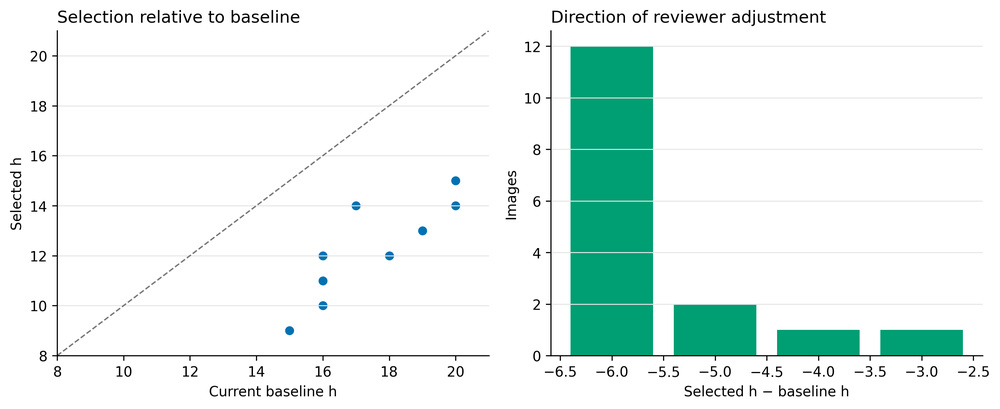
#> input picture validation/nlm_h/first_test_summary.png, 1000 x 409 px, shrunk from 2992 x 1225 before the run; its folder holds only this picture in this run
$ python run_sholl_pipeline.py
#> lines starting #> are read from the running program, lines starting #| are printed output that depends on the picture
### pipeline_config.py
"""Shared, explicitly documented configuration for MicroSholl preprocessing."""

from __future__ import annotations

import math


# Dataset-specific heuristic derived from the July 2026 manual review of six
# accepted Iba1 benchmark regions. This is a starting value for user review,
# not a universally validated optimum.
NLM_BASELINE_SIGMA_FACTOR = 0.7
NLM_MIN_H = 2
NLM_MAX_H = 20
NLM_REVIEW_HALF_WIDTH = 6

# Calibration of the prepared S-BIAD1280 Iba1 example images. Uploaded images
# must still be checked individually by the user.
EXAMPLE_PIXEL_SIZE_UM_PER_PX = 0.454546
UPLOAD_FALLBACK_PIXEL_SIZE_UM_PER_PX = 0.56
DEFAULT_SHOLL_STEP_PX = 4


def nlm_baseline_from_sigma(sigma_estimate: float) -> int:
    """Return the dataset-calibrated NLM starting value for a finite sigma."""
    sigma = float(sigma_estimate)
    if not math.isfinite(sigma) or sigma < 0:
        raise ValueError("Sigma estimate must be finite and non-negative.")
    baseline = int(NLM_BASELINE_SIGMA_FACTOR * sigma)
    return min(max(baseline, NLM_MIN_H), NLM_MAX_H)


def nlm_review_range(baseline_h: int) -> list[int]:
    """Return the inclusive manual-review range around a baseline value."""
    baseline = int(baseline_h)
    minimum = max(1, baseline - NLM_REVIEW_HALF_WIDTH)
    maximum = baseline + NLM_REVIEW_HALF_WIDTH
    return list(range(minimum, maximum + 1))

### run_sholl_pipeline.py
import cv2
import os
import numpy as np
import matplotlib.pyplot as plt
import pandas as pd
from skimage.morphology import skeletonize, remove_small_objects
from skimage.measure import label, regionprops, shannon_entropy
from scipy.spatial import distance
from skimage.filters.rank import entropy
from skimage.morphology import disk
from skimage.restoration import estimate_sigma
import concurrent.futures
from matplotlib.widgets import Slider, Button
# Multi-dimensional morphometric feature extraction
from morphology_features import (
    box_counting_fractal_dimension,
    box_counting_fractal_dimension_with_data,
    box_counting_lacunarity,
    skeleton_to_graph,
    compute_graph_centralities,
    schoenen_ramification_index,
    soma_shape_metrics,
    generate_backtrace_overlay,
    generate_qc_dashboard,
)
from provenance import build_manifest, write_manifest
from pipeline_config import (
    DEFAULT_SHOLL_STEP_PX,
    NLM_BASELINE_SIGMA_FACTOR,
    nlm_baseline_from_sigma,
    nlm_review_range,
)

# Sholl Analysis Pipeline for Neuronal Morphology from Microscopy Images
# This script implements an automated Sholl analysis workflow for quantifying dendritic arborization in neuronal or microglial cells from grayscale microscopy images.
# The pipeline employs advanced image preprocessing techniques to enhance contrast and reduce noise, followed by skeletonization and interactive soma selection.
# Sholl intersections are computed individually for each cell to avoid overlap, ensuring accurate morphological profiling.
# Outputs include CSV files with intersection data, intermediate images, and visualization plots.
# Key innovations: Adaptive CLAHE patching for uneven illumination, multi-stage denoising with user validation, and connected component isolation for multi-cell images.
# References: Sholl (1953) for concentric circle analysis; CLAHE (Pizer et al., 1987); Skeletonization (Lee et al., 1994).

def gaussian_weight_mask(size):
    """
    Generate a Gaussian weight mask for blending overlapping image patches.

    This function creates a 2D Gaussian kernel normalized to [0,1], used for seamless blending in adaptive patching.
    Blending reduces artifacts at patch boundaries, improving overall image quality for downstream skeletonization.

    Parameters:
    - size (int): The size of the square mask (e.g., patch size).

    Returns:
    - np.ndarray: A 2D Gaussian mask of shape (size, size).

    Scientific Rationale: Gaussian weighting mimics natural image gradients, minimizing discontinuities in contrast-enhanced images (Gonzalez & Woods, 2018).
    """
    size = int(size)
    sigma = size / 4.0
    k = cv2.getGaussianKernel(size, sigma)
    gaussian = k @ k.T
    return gaussian / np.max(gaussian)

def process_patch(patch, global_var):
    """
    Apply adaptive Contrast Limited Adaptive Histogram Equalization (CLAHE) to an image patch.

    CLAHE enhances local contrast while preventing over-amplification of noise. Clip limits are dynamically adjusted based on patch variance and entropy,
    adapting to regions with varying illumination or texture (e.g., dense vs. sparse neuronal structures).

    Parameters:
    - patch (np.ndarray): Grayscale image patch.
    - global_var (float): Global image variance for normalization.

    Returns:
    - np.ndarray: CLAHE-enhanced patch.

    Scientific Rationale: Adaptive CLAHE addresses uneven staining in microscopy images, improving skeleton fidelity (Zuiderveld, 1994).
    Thresholds are empirically derived from image statistics to balance enhancement and artifact suppression.
    """
    patch_var = np.var(patch)
    patch_entropy = shannon_entropy(patch)

    # Empirical thresholds for adaptive CLAHE
    low_var_thresh = 0.7 * global_var
    high_entropy_thresh = 5
    low_entropy_thresh = 3.5

    if patch_var < low_var_thresh and patch_entropy < low_entropy_thresh:
        clip = 6
    elif patch_entropy < low_entropy_thresh:
        clip = 4.8
    elif patch_entropy > high_entropy_thresh:
        clip = 3.6
    elif patch_var < 1.2 * global_var:
        clip = 2.8
    elif patch_var < 2.0 * global_var:
        clip = 2
    else:
        clip = 1.8

    clahe = cv2.createCLAHE(clipLimit=clip, tileGridSize=(8, 8))
    return clahe.apply(patch)

# [18 lines left out: function get_entropy_map, not called in this run]

def apply_adaptive_patching(image, global_var, entropy_thresh=4, stride_ratio=0.5):
    """
    Apply adaptive CLAHE patching with blending across the entire image.

    The image is divided into overlapping patches of variable size (84x84 or 168x168) based on local entropy.
    Patches are processed with CLAHE and blended using Gaussian weights to avoid seams.

    Parameters:
    - image (np.ndarray): Input grayscale image.
    - global_var (float): Global variance for adaptive thresholding.
    - entropy_thresh (float): Threshold for patch size selection.
    - stride_ratio (float): Overlap ratio for patching (0.5 = 50% overlap).

    Returns:
    - np.ndarray: Contrast-enhanced image.

    Scientific Rationale: Patch-based CLAHE with blending corrects for illumination gradients in microscopy, preserving fine neuronal details (Reza, 2004).
    Concurrent processing accelerates computation for large images.
    """
    h, w = image.shape
    if h < 8 or w < 8:
        raise ValueError("Input image must be at least 8 × 8 pixels")
    min_patch_size = 8  # CLAHE tile size

    # Calculate padding needed to make both dimensions multiples of min_patch_size
    pad_h = (min_patch_size - (h % min_patch_size)) % min_patch_size
    pad_w = (min_patch_size - (w % min_patch_size)) % min_patch_size

    # Pad the image with reflection to avoid border artifacts
    padded_image = np.pad(
        image,
        ((0, pad_h), (0, pad_w)),
        mode='reflect'
    )
    ph, pw = padded_image.shape

    reconstructed = np.zeros_like(padded_image, dtype=np.float32)
    weight_map = np.zeros_like(padded_image, dtype=np.float32)

    def process_and_blend(y, x, patch_size):
        # Always extract a patch of patch_size x patch_size
        y0 = min(y, ph - patch_size)
        x0 = min(x, pw - patch_size)
        patch = padded_image[y0:y0+patch_size, x0:x0+patch_size]
        processed = process_patch(patch, global_var)
        weight = gaussian_weight_mask(patch_size)
        return (y0, x0, patch_size, processed, weight)

    tasks = []
    stride = int(84 * stride_ratio)
    for y in range(0, ph, stride):
        for x in range(0, pw, stride):
            # Always use full patch size for entropy calculation
            entropy_size = min(168, ph, pw)
            y0 = max(0, min(y, ph - entropy_size))
            x0 = max(0, min(x, pw - entropy_size))
            patch = padded_image[y0:y0+entropy_size, x0:x0+entropy_size]
            patch_entropy = shannon_entropy(patch)
            requested_size = 84 if patch_entropy < entropy_thresh else 168
            patch_size = min(requested_size, ph, pw)
            tasks.append((y, x, patch_size))

    with concurrent.futures.ThreadPoolExecutor() as executor:
        futures = [executor.submit(process_and_blend, y, x, patch_size) for y, x, patch_size in tasks]
        for future in concurrent.futures.as_completed(futures):
            y0, x0, patch_size, processed, weight = future.result()
            reconstructed[y0:y0+patch_size, x0:x0+patch_size] += processed * weight
            weight_map[y0:y0+patch_size, x0:x0+patch_size] += weight

    weight_map[weight_map == 0] = 1.0
    final_image = reconstructed / weight_map

    # Crop back to original size
    final_image = final_image[:h, :w]
    return np.clip(final_image, 0, 255).astype(np.uint8)

# [21 lines left out: function denoise_image, not called in this run]

def apply_tophat(image):
    """
    Apply morphological top-hat transform to enhance bright structures.

    Top-hat filtering highlights small bright features (e.g., fine dendrites) against a darker background.

    Parameters:
    - image (np.ndarray): Grayscale image.

    Returns:
    - np.ndarray: Filtered image.

    Scientific Rationale: Top-hat enhances contrast for thin structures in microscopy, aiding binarization (Serra, 1982).
    """
    kernel = cv2.getStructuringElement(cv2.MORPH_ELLIPSE, (35, 35))
    return cv2.morphologyEx(image, cv2.MORPH_TOPHAT, kernel)

def binarize_image(image):
    """
    Binarize the image using Otsu's automatic thresholding.

    Converts grayscale to binary, separating foreground (neuronal structures) from background.

    Parameters:
    - image (np.ndarray): Grayscale image.

    Returns:
    - np.ndarray: Binary image.

    Scientific Rationale: Otsu's method maximizes inter-class variance and is
    commonly used as a starting point for bimodal intensity distributions
    (Otsu, 1979); suitability remains dataset-dependent.
    """
    _, binary_image = cv2.threshold(image, 0, 255, cv2.THRESH_BINARY + cv2.THRESH_OTSU)
    return binary_image

def remove_small_fragments(binary_image, min_size=3):
    """
    Remove small connected components from the binary image.

    Eliminates noise or debris smaller than min_size pixels.

    Parameters:
    - binary_image (np.ndarray): Binary image.
    - min_size (int): Minimum area in pixels.

    Returns:
    - np.ndarray: Cleaned binary image.

    Scientific Rationale: Fragment removal reduces false positives in skeletonization, improving morphological accuracy (Haralick & Shapiro, 1992).
    """
    bool_img = binary_image.astype(bool)
    cleaned = remove_small_objects(bool_img, min_size=min_size)
    return (cleaned.astype(np.uint8)) * 255

def remove_isolated_fibers(binary_image, min_length=3):
    """
    Remove short isolated fibers from the skeleton.

    Filters skeleton components by area (length proxy).

    Parameters:
    - binary_image (np.ndarray): Binary skeleton.
    - min_length (int): Minimum area.

    Returns:
    - np.ndarray: Refined skeleton.

    Scientific Rationale: Eliminates spurious branches, ensuring skeletons represent true neuronal arborization (Sorzano et al., 2015).
    """
    skel = skeletonize(binary_image > 0)
    labeled = label(skel)
    output = np.zeros_like(binary_image)

    for region in regionprops(labeled):
        if region.area >= min_length:
            output[labeled == region.label] = 255

    return output

def remove_isolated_fibers_refine(binary_image, min_length=30):
    """
    Further refine skeleton by removing longer isolated fibers.

    Higher threshold for advanced cleaning.

    Parameters:
    - binary_image (np.ndarray): Skeleton image.
    - min_length (int): Minimum area.

    Returns:
    - np.ndarray: Highly refined skeleton.

    Scientific Rationale: Multi-stage filtering balances sensitivity and specificity in complex morphologies.
    """
    skel = skeletonize(binary_image > 0)
    labeled = label(skel)
    output = np.zeros_like(binary_image)

    for region in regionprops(labeled):
        if region.area >= min_length:
            output[labeled == region.label] = 255

    return output

def apply_morph_close(image):
    """
    Apply morphological closing to fill small holes.

    Connects nearby structures by filling gaps.

    Parameters:
    - image (np.ndarray): Binary image.

    Returns:
    - np.ndarray: Closed image.

    Scientific Rationale: Closing preserves topology in fragmented neuronal images (Serra, 1982).
    """
    kernel = np.ones((1, 1), np.uint8)
    return cv2.morphologyEx(image, cv2.MORPH_CLOSE, kernel)

def apply_dilate(image):
    """
    Dilate the image to connect nearby structures.

    Expands foreground pixels.

    Parameters:
    - image (np.ndarray): Binary image.

    Returns:
    - np.ndarray: Dilated image.

    Scientific Rationale: Dilation bridges minor gaps in dendrites, enhancing connectivity (Haralick & Shapiro, 1992).
    """
    kernel = cv2.getStructuringElement(cv2.MORPH_ELLIPSE, (3, 3))
    return cv2.dilate(image, kernel, iterations=1)

def skeletonize_image(image):
    """
    Skeletonize the binary image using morphological thinning.

    Reduces structures to 1-pixel wide skeletons.

    Parameters:
    - image (np.ndarray): Binary image.

    Returns:
    - np.ndarray: Skeletonized image.

    Scientific Rationale: Skeletonization enables quantitative analysis of branching patterns (Lee et al., 1994).
    """
    binary_bool = (image > 0)
    skeleton = skeletonize(binary_bool)
    return (skeleton.astype(np.uint8)) * 255

def bridge_nearby_fragments(binary_image, max_dist=5):
    """
    Bridge close skeleton endpoints to connect fragments.

    Draws lines between nearby endpoints if they belong to different components.

    Parameters:
    - binary_image (np.ndarray): Skeleton image.
    - max_dist (int): Maximum distance for bridging.

    Returns:
    - np.ndarray: Bridged skeleton.

    Scientific Rationale: Fragment bridging reconstructs incomplete dendrites, improving Sholl accuracy in noisy images (Meijering, 2010).
    """
    from skimage.draw import line

    skel = skeletonize(binary_image > 0)
    endpoints = find_endpoints(skel)
    endpoints = np.array(endpoints)

    if len(endpoints) < 2:
        return binary_image  # No connections possible

    # Find all pairs of close endpoints
    dists = distance.cdist(endpoints, endpoints)
    np.fill_diagonal(dists, np.inf)
    pairs = np.argwhere(dists < max_dist)

    # Map components
    labeled, _ = label(binary_image > 0, connectivity=2, return_num=True)

    for i, j in pairs:
        y1, x1 = endpoints[i][1], endpoints[i][0]
        y2, x2 = endpoints[j][1], endpoints[j][0]
        if labeled[y1, x1] != labeled[y2, x2]:
            rr, cc = line(y1, x1, y2, x2)
            binary_image[rr, cc] = 255

    return binary_image

def bridge_nearby_fragments_refine(binary_image, max_dist=12):
    """
    Further bridge fragments with a larger distance threshold.

    Extended bridging for robust reconstruction.

    Parameters:
    - binary_image (np.ndarray): Skeleton image.
    - max_dist (int): Maximum distance.

    Returns:
    - np.ndarray: Refined bridged skeleton.

    Scientific Rationale: Multi-threshold bridging adapts to varying image resolutions.
    """
    from skimage.draw import line

    skel = skeletonize(binary_image > 0)
    endpoints = find_endpoints(skel)
    endpoints = np.array(endpoints)

    if len(endpoints) < 2:
        return binary_image  # No connections possible

    # Find all pairs of close endpoints
    dists = distance.cdist(endpoints, endpoints)
    np.fill_diagonal(dists, np.inf)
    pairs = np.argwhere(dists < max_dist)

    # Map components
    labeled, _ = label(binary_image > 0, connectivity=2, return_num=True)

    for i, j in pairs:
        y1, x1 = endpoints[i][1], endpoints[i][0]
        y2, x2 = endpoints[j][1], endpoints[j][0]
        if labeled[y1, x1] != labeled[y2, x2]:
            rr, cc = line(y1, x1, y2, x2)
            binary_image[rr, cc] = 255

    return binary_image

# [117 lines left out: functions preprocess_image, get_connected_component, not called in this run]

def find_endpoints(skeleton, component_mask=None):
    """
    Identify endpoints in the skeleton (pixels with one neighbor).

    Endpoints indicate branch tips, used for radius estimation.

    Parameters:
    - skeleton (np.ndarray): Skeleton image.
    - component_mask (np.ndarray): Optional mask to restrict search.

    Returns:
    - list: List of (x, y) endpoint coordinates.

    Scientific Rationale: Endpoint detection quantifies arbor extent for Sholl circle generation (Sholl, 1953).
    """
    endpoints = []
    skeleton = (skeleton > 0).astype(np.float32)

    height, width = skeleton.shape
    for r, c in zip(*np.where(skeleton)):
        # 3x3 window around the selected pixel (r, c)
        window = skeleton[max(0, r-1):min(height, r+2),
                          max(0, c-1):min(width, c+2)]
        # Count the number of neighbors
        neighbors = np.sum(window) - 1  # Subtract 1 to exclude the center pixel

        if neighbors == 1 and (component_mask is None or component_mask[r, c]):
            endpoints.append((c, r))

    return endpoints

# [103 lines left out: functions measure_farthest_neurite, generate_concentric_circles, compute_sholl_intersections, not called in this run]

def get_filename_without_extension(file_path):
    """
    Extract filename without extension.

    Used for output naming.

    Parameters:
    - file_path (str): Full path.

    Returns:
    - str: Basename without extension.
    """
    base_name = os.path.basename(file_path)
    name_without_extension, _ = os.path.splitext(base_name)
    return name_without_extension

def select_image_file():
    """
    Open file dialog for image selection.

    Supports multiple file selection for Batch Processing.

    Returns:
    - tuple: Selected file paths.
    """
    import tkinter as tk
    from tkinter import filedialog

    root = tk.Tk()
    root.withdraw()  # Hide the main window
    file_paths = filedialog.askopenfilenames(
        title="Select one or more image files for Batch Processing",
        filetypes=[("Image files", "*.tif;*.tiff;*.png;*.jpg;*.jpeg;*.bmp"), ("All files", "*")]
    )
    root.destroy()
    return file_paths

def get_output_dir(file_path):
    """
    Create output directory based on input filename.

    Organizes results per image.

    Parameters:
    - file_path (str): Input path.

    Returns:
    - str: Output directory path.
    """
    base_dir = os.path.dirname(file_path)
    base_name = os.path.splitext(os.path.basename(file_path))[0]
    output_dir = os.path.join(base_dir, f"{base_name}_sholl_output")
    os.makedirs(output_dir, exist_ok=True)
    return output_dir

def main():
    """
    Main Sholl analysis workflow (Batch Processing Ready).

    Orchestrates preprocessing, soma selection, intersection calculation, and output generation.
    Includes visualization, per-image CSVs, and a global Master CSV export.
    """
    step_size = DEFAULT_SHOLL_STEP_PX
    extra_circles = 3

    file_paths = select_image_file()
#> the answer given: validation/nlm_h/first_test_summary.png
    if not file_paths:
        print("No files selected. Exiting.")
        return

    # Master tracking array for ALL files
    master_sholl_data = []
    total_accepted = 0
    total_rejected = 0

    # Retrieve base directory from the first file to save the Master CSV
    base_master_dir = os.path.dirname(file_paths[0])

    for file_index, file_path in enumerate(file_paths, start=1):
        image = cv2.imread(file_path, cv2.IMREAD_GRAYSCALE)
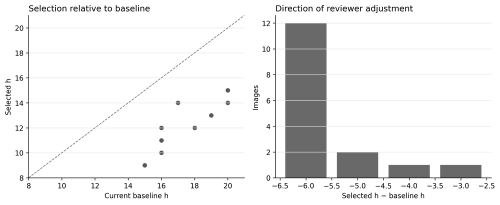
#> image: shape (409, 1000) (shown at 1/2 size); min 0, max 255, mean 237.8
        filename_prefix = get_filename_without_extension(file_path)
        output_dir = get_output_dir(file_path)

        print("\n" + "#"*60)
        print(f"PROCESSING IMAGE {file_index}/{len(file_paths)}: {filename_prefix}")
        print("#"*60)

        # Preprocess image up to processed_image
        global_var = np.var(image)
#> global_var = 2358
        print(f"  > Global Variance: {global_var:.2f}")
#|   > Global Variance: 2357.96
        processed_image = apply_adaptive_patching(image, global_var)
#> in apply_adaptive_patching, `padded_image = np.pad( image, ((0, pad_h), (0, pad_w)), mode='reflect' )`:
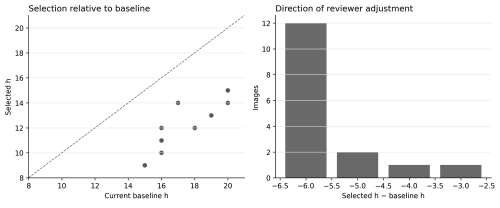
#> padded_image: shape (416, 1000) (shown at 1/2 size); min 0, max 255, mean 238.1
#> after the loop in apply_adaptive_patching, `for y in range(0, ph, stride):`:
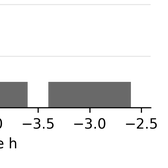
#> patch: shape (168, 168); min 0, max 255, mean 235.6
#> after the loop in apply_adaptive_patching, `for y in range(0, ph, stride):`: tasks = 240 items, first 6: (0, 0, 84), (0, 42, 84), (0, 84, 84), (0, 126, 84), (0, 168, 84), (0, 210, 84)
#> in process_patch, `patch_var = np.var(patch)`: patch_var = 1514.7
#> in process_patch, `patch_entropy = shannon_entropy(patch)`: patch_entropy = 1.08
#> in process_and_blend (call 11), `patch = padded_image[y0:y0+patch_size, x0:x0+patch_size]`:
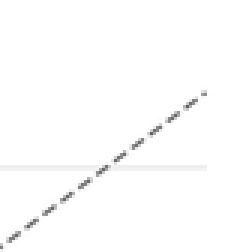
#> patch: shape (84, 84) (shown 3 times larger); min 100, max 255, mean 253
#> in process_and_blend (call 12), `patch = padded_image[y0:y0+patch_size, x0:x0+patch_size]`:
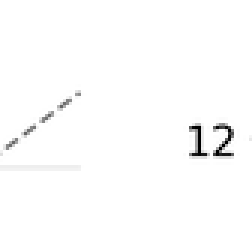
#> patch: shape (84, 84) (shown 3 times larger); min 0, max 255, mean 252.4
#> in process_and_blend (call 13), `patch = padded_image[y0:y0+patch_size, x0:x0+patch_size]`:
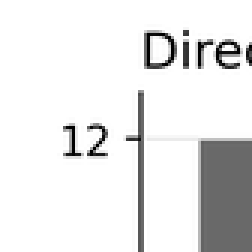
#> patch: shape (84, 84) (shown 3 times larger); min 0, max 255, mean 231.4
#> in process_and_blend (call 14), `patch = padded_image[y0:y0+patch_size, x0:x0+patch_size]`:
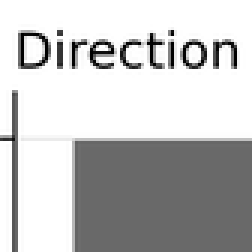
#> patch: shape (84, 84) (shown 3 times larger); min 0, max 255, mean 195.1
#> (the rest of the program and of its run is left out)
